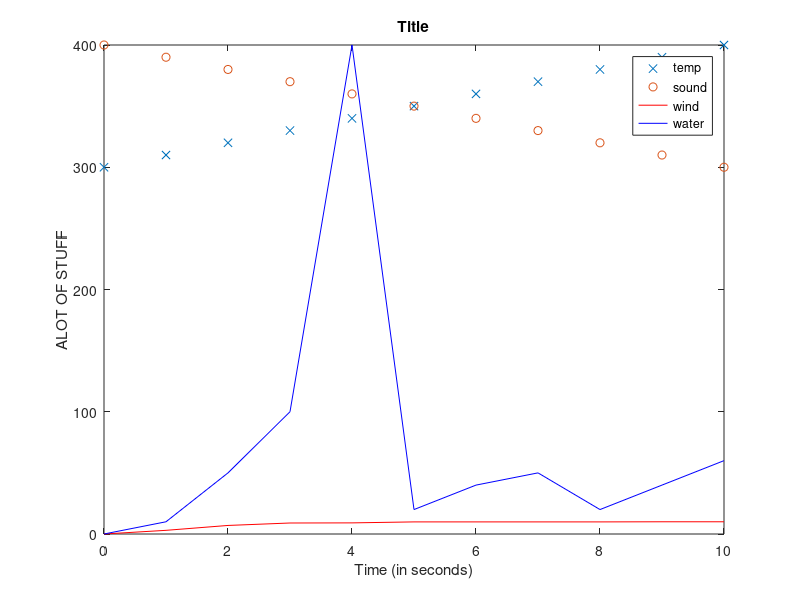

The MATLAB source for this figure: (Note: this script raises an error after producing the figure.)
% || MATLAB SYNTAX GUIDE || by Shyam Thiagarajan |

% This is a single line comment

%{
This is a
multiline comment
%}


% variable syntax and basic operators
variable = 5;
variable = 1+4;
variable = 5 * 1;
variable = 100 / 20;
variable = 5^1;
variable = sqrt(25);
variable = 3.145926;
approx = 3;


% strings
name = 'John';


% Output
disp('printed');
disp(name);
fprintf('printed %s \n', 'name'); % print string and variable and nextline
% prints 'Pi is 3.14 and can be approximated with 3'
fprintf('Pi is %.3f and can be approximated with %d\n', pi, approx);


% Table Output
fprintf('time \t temperature\n')
fprintf('3.3 \t 300\n')


% row vectors (arrays)
vector = []; % empty vector
vector = [1 2 3 4];
vector = [1, 2, 3, 4];
vector = linspace(1,9,5); % is [1 3 5 7 9]
vector = (1:2:10); % returns [1 3 5 7 9]
element = vector(2); % returns 3


% column vectors (n dimensional arrays)
vector = vector'; % column vector of row vector [1;3;5;7;9]
vector = [1;2;3;4]; % [1; 2; 3; 4]
element = vector(3); % returns 3

% Matrices (2d arrays)
matrix = [1, 2, 3; 4, 5, 6];
first = linspace(1,3,3);
second = (4:1:6);
matrix = [first; second];
element = matrix(1,1); % accesses first row, first column in above matrix


% booleans
iKnowSomeMatlab = true; % note, any number other than 0 is true
iKnowAllMatlab = false; % note, any number not zer0 is true
gonnaBeFalse = 1<5 && 5<1;
gonnaBeTrue = 1>10 || 1>0;
gonnaBeTrue = ~false;


% simple branching
if true
    disp('printed');
end

if false
    disp('not printed');
end

if -100
    disp('printed, only zero is false');
end

if 5
    disp('printed, only zero is false');
end

if 0
    disp('Not Printed, Zero is false');
end


% if, elif, else branching
magicNumber = 7;
if magicNumber == 8
    disp('Not Printed');
elseif magicNumber == 6
    disp('Not Printed');
else
    disp('Printed');
end


% Complex branching
if (1<2 && ~5<1) || 0
    if 1<9 || 9>10
        disp('Printed');
    elseif 1<9
        disp('Not Printed, since line 101 true');
    end
else
    disp('Not Printed since line 102 true');
end


% Looping
    % The following loop displays 0 1 2 3 4 5 6 7 8 9
for i=0:1:9
    disp(i)
end

    % A simple countdown: prints 3 2 1
countDown = 3;
while(countDown > 0)
   disp(countDown);
   countDown = countDown - 1;
end


% nested looping
    % displays the matrix to the screen
a=[1 2 3; 4 5 6; 7 8 9];
for i=1:1:3
  for j=1:1:3
    element = a(i,j);
    fprintf(' %d ', element);
  end
  fprintf('\n')
end


% Plotting 
time = [0 1 2 3 4 5 6 7 8 9 10];
temperature = (300:10:400);
sound = linspace(400,300,11);
wind = [0 3 7 9 9.1 9.9 9.9 9.9 9.9 10 10];
water = [0 10 50 100 400 20 40 50 20 40 60];
plot(time, temperature, 'x'); % scatter with x
hold on; % I have more stuff to plot
plot(time, sound, 'o'); % scatter with o
hold on;
plot(time, wind, '-r') % red line
hold on;
plot(time, water, '-b') % blue line
xlabel('Time (in seconds)');
ylabel('ALOT OF STUFF');
title('Title');
legend('temp','sound', 'wind', 'water');


% Functions
mean = calcVectorMean([1,2], 2);    % calling mean function
dispVector([1 2 3]);    % calling disp vector function

function mean = calcVectorMean(v, n)
    mean = sum(v)/n;
end

function dispVector(v)
    for i=1:1:length(v)
        fprintf('% i ', v(i))
    end
    fprintf('\n')
end
